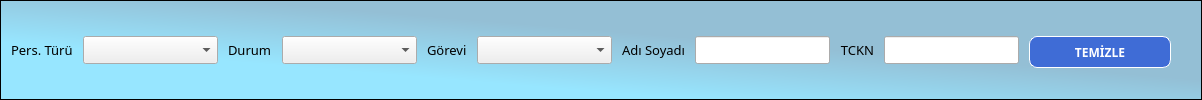
    <widget class="QFrame" name="middle_frame">
     <property name="sizePolicy">
      <sizepolicy hsizetype="Expanding" vsizetype="Fixed">
       <horstretch>0</horstretch>
       <verstretch>0</verstretch>
      </sizepolicy>
     </property>
     <property name="minimumSize">
      <size>
       <width>0</width>
       <height>50</height>
      </size>
     </property>
     <property name="font">
      <font>
       <family>Century Gothic</family>
       <pointsize>10</pointsize>
       <italic>false</italic>
      </font>
     </property>
     <property name="styleSheet">
      <string notr="true">QFrame{background-color: qlineargradient(spread:pad, x1:0, y1:1, x2:1, y2:0, stop:0.287234 rgba(151, 230, 255, 255), stop:0.595745 rgba(148, 191, 213, 255));}
QPushButton {
 background-color: #3f6cd6;
    border: 1px solid #ffffff;
    border-radius: 8px;
    color: white;
    font-weight: bold;
    /*padding: 12px 24px;*/
    font-size: 12px;
    margin: 0px;
	min-height:30px;
min-width:140px;
}
QLabel{background-color: none;}
QPushButton:hover {
    background: qlineargradient(x1:0, y1:0, x2:0, y2:1,
                                stop:0 #8b8f90, stop:1 #d1d1d3);
border:2px solid #ffffff;

}

QPushButton:pressed {
    background: qlineargradient(x1:0, y1:0, x2:0, y2:1,
                                stop:0 #5a67d8, stop:1 #6b46c1);
	border: 2px solid #ffffff;
	padding-top: 5px;
   margin: 3px;
}

QPushButton:disabled {
    background: #cccccc;
    color: #666666;
}</string>
     </property>
     <property name="frameShape">
      <enum>QFrame::Shape::Box</enum>
     </property>
     <layout class="QHBoxLayout" name="horizontalLayout">
      <property name="spacing">
       <number>10</number>
      </property>
      <property name="leftMargin">
       <number>10</number>
      </property>
      <property name="topMargin">
       <number>10</number>
      </property>
      <property name="rightMargin">
       <number>10</number>
      </property>
      <property name="bottomMargin">
       <number>10</number>
      </property>
      <item>
       <widget class="QLabel" name="lbl_personel_turu_f">
        <property name="minimumSize">
         <size>
          <width>0</width>
          <height>28</height>
         </size>
        </property>
        <property name="maximumSize">
         <size>
          <width>16777215</width>
          <height>28</height>
         </size>
        </property>
        <property name="sizeIncrement">
         <size>
          <width>0</width>
          <height>0</height>
         </size>
        </property>
        <property name="font">
         <font>
          <family>Century Gothic</family>
          <pointsize>10</pointsize>
          <italic>false</italic>
          <bold>false</bold>
         </font>
        </property>
        <property name="text">
         <string>Pers. Türü</string>
        </property>
        <property name="alignment">
         <set>Qt::AlignmentFlag::AlignLeading|Qt::AlignmentFlag::AlignLeft|Qt::AlignmentFlag::AlignVCenter</set>
        </property>
       </widget>
      </item>
      <item>
       <widget class="QComboBox" name="cmb_personel_turu_f">
        <property name="minimumSize">
         <size>
          <width>135</width>
          <height>28</height>
         </size>
        </property>
        <property name="maximumSize">
         <size>
          <width>16777215</width>
          <height>28</height>
         </size>
        </property>
        <property name="sizeIncrement">
         <size>
          <width>0</width>
          <height>0</height>
         </size>
        </property>
        <property name="font">
         <font>
          <family>Century Gothic</family>
          <pointsize>10</pointsize>
          <italic>false</italic>
          <bold>false</bold>
         </font>
        </property>
        <property name="placeholderText">
         <string>Tümü</string>
        </property>
       </widget>
      </item>
      <item>
       <widget class="QLabel" name="lbl_durum_f">
        <property name="minimumSize">
         <size>
          <width>0</width>
          <height>28</height>
         </size>
        </property>
        <property name="maximumSize">
         <size>
          <width>16777215</width>
          <height>28</height>
         </size>
        </property>
        <property name="sizeIncrement">
         <size>
          <width>0</width>
          <height>0</height>
         </size>
        </property>
        <property name="font">
         <font>
          <family>Century Gothic</family>
          <pointsize>10</pointsize>
          <italic>false</italic>
          <bold>false</bold>
         </font>
        </property>
        <property name="text">
         <string>Durum</string>
        </property>
        <property name="alignment">
         <set>Qt::AlignmentFlag::AlignLeading|Qt::AlignmentFlag::AlignLeft|Qt::AlignmentFlag::AlignVCenter</set>
        </property>
       </widget>
      </item>
      <item>
       <widget class="QComboBox" name="cmb_durum_f">
        <property name="minimumSize">
         <size>
          <width>135</width>
          <height>28</height>
         </size>
        </property>
        <property name="maximumSize">
         <size>
          <width>80</width>
          <height>28</height>
         </size>
        </property>
        <property name="sizeIncrement">
         <size>
          <width>0</width>
          <height>0</height>
         </size>
        </property>
        <property name="font">
         <font>
          <family>Century Gothic</family>
          <pointsize>10</pointsize>
          <italic>false</italic>
          <bold>false</bold>
         </font>
        </property>
        <property name="placeholderText">
         <string>Tümü</string>
        </property>
       </widget>
      </item>
      <item>
       <widget class="QLabel" name="lbl_gorevi_f">
        <property name="minimumSize">
         <size>
          <width>0</width>
          <height>28</height>
         </size>
        </property>
        <property name="maximumSize">
         <size>
          <width>16777215</width>
          <height>28</height>
         </size>
        </property>
        <property name="sizeIncrement">
         <size>
          <width>0</width>
          <height>0</height>
         </size>
        </property>
        <property name="font">
         <font>
          <family>Century Gothic</family>
          <pointsize>10</pointsize>
          <italic>false</italic>
          <bold>false</bold>
         </font>
        </property>
        <property name="text">
         <string>Görevi</string>
        </property>
        <property name="alignment">
         <set>Qt::AlignmentFlag::AlignLeading|Qt::AlignmentFlag::AlignLeft|Qt::AlignmentFlag::AlignVCenter</set>
        </property>
       </widget>
      </item>
      <item>
       <widget class="QComboBox" name="cmb_gorevi_f">
        <property name="minimumSize">
         <size>
          <width>135</width>
          <height>28</height>
         </size>
        </property>
        <property name="maximumSize">
         <size>
          <width>80</width>
          <height>28</height>
         </size>
        </property>
        <property name="sizeIncrement">
         <size>
          <width>0</width>
          <height>0</height>
         </size>
        </property>
        <property name="font">
         <font>
          <family>Century Gothic</family>
          <pointsize>10</pointsize>
          <italic>false</italic>
          <bold>false</bold>
         </font>
        </property>
        <property name="placeholderText">
         <string>Tümü</string>
        </property>
       </widget>
      </item>
      <item>
       <widget class="QLabel" name="lbl_ad_soyad_f">
        <property name="minimumSize">
         <size>
          <width>0</width>
          <height>28</height>
         </size>
        </property>
        <property name="maximumSize">
         <size>
          <width>16777215</width>
          <height>28</height>
         </size>
        </property>
        <property name="font">
         <font>
          <family>Century Gothic</family>
          <pointsize>10</pointsize>
          <italic>false</italic>
          <bold>false</bold>
         </font>
        </property>
        <property name="text">
         <string>Adı Soyadı</string>
        </property>
        <property name="alignment">
         <set>Qt::AlignmentFlag::AlignRight|Qt::AlignmentFlag::AlignTrailing|Qt::AlignmentFlag::AlignVCenter</set>
        </property>
       </widget>
      </item>
      <item>
       <widget class="QLineEdit" name="txt_ad_soyad_f">
        <property name="sizePolicy">
         <sizepolicy hsizetype="Fixed" vsizetype="Fixed">
          <horstretch>0</horstretch>
          <verstretch>0</verstretch>
         </sizepolicy>
        </property>
        <property name="minimumSize">
         <size>
          <width>135</width>
          <height>28</height>
         </size>
        </property>
        <property name="maximumSize">
         <size>
          <width>140</width>
          <height>28</height>
         </size>
        </property>
        <property name="font">
         <font>
          <family>Century Gothic</family>
          <pointsize>10</pointsize>
          <italic>false</italic>
          <bold>false</bold>
         </font>
        </property>
       </widget>
      </item>
      <item>
       <widget class="QLabel" name="lbl_tckn_f">
        <property name="minimumSize">
         <size>
          <width>0</width>
          <height>28</height>
         </size>
        </property>
        <property name="maximumSize">
         <size>
          <width>16777215</width>
          <height>28</height>
         </size>
        </property>
        <property name="font">
         <font>
          <family>Century Gothic</family>
          <pointsize>10</pointsize>
          <italic>false</italic>
          <bold>false</bold>
         </font>
        </property>
        <property name="text">
         <string>TCKN</string>
        </property>
        <property name="alignment">
         <set>Qt::AlignmentFlag::AlignRight|Qt::AlignmentFlag::AlignTrailing|Qt::AlignmentFlag::AlignVCenter</set>
        </property>
       </widget>
      </item>
      <item>
       <widget class="QLineEdit" name="txt_tckn_f">
        <property name="minimumSize">
         <size>
          <width>135</width>
          <height>28</height>
         </size>
        </property>
        <property name="maximumSize">
         <size>
          <width>16777215</width>
          <height>28</height>
         </size>
        </property>
        <property name="font">
         <font>
          <family>Century Gothic</family>
          <pointsize>10</pointsize>
          <italic>false</italic>
          <bold>false</bold>
         </font>
        </property>
       </widget>
      </item>
      <item>
       <widget class="QPushButton" name="btn_temizle_f">
        <property name="sizePolicy">
         <sizepolicy hsizetype="Maximum" vsizetype="Fixed">
          <horstretch>0</horstretch>
          <verstretch>0</verstretch>
         </sizepolicy>
        </property>
        <property name="minimumSize">
         <size>
          <width>142</width>
          <height>32</height>
         </size>
        </property>
        <property name="maximumSize">
         <size>
          <width>110</width>
          <height>28</height>
         </size>
        </property>
        <property name="font">
         <font>
          <family>Century Gothic</family>
          <pointsize>11</pointsize>
          <italic>false</italic>
          <bold>true</bold>
         </font>
        </property>
        <property name="text">
         <string>TEMİZLE</string>
        </property>
       </widget>
      </item>
      <item>
       <spacer name="horizontalSpacer_8">
        <property name="orientation">
         <enum>Qt::Orientation::Horizontal</enum>
        </property>
        <property name="sizeType">
         <enum>QSizePolicy::Policy::Expanding</enum>
        </property>
        <property name="sizeHint" stdset="0">
         <size>
          <width>20</width>
          <height>20</height>
         </size>
        </property>
       </spacer>
      </item>
     </layout>
    </widget>
